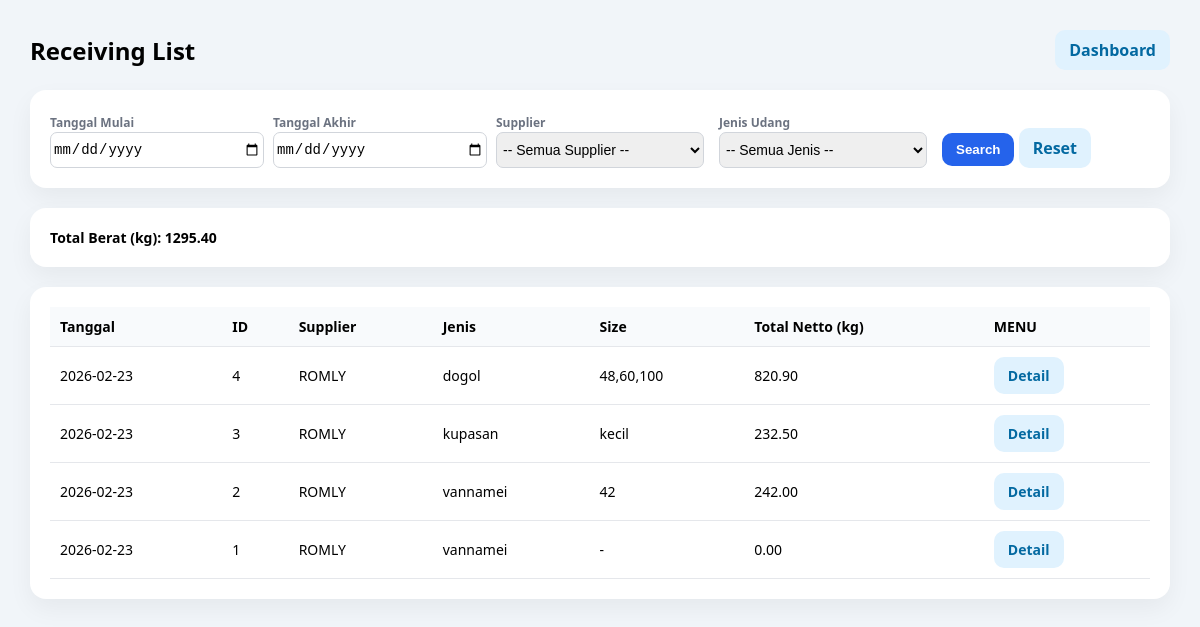
Screenshot of /receiving/list (signed in) with the database file from the repository.
### tables this page shows
CREATE TABLE receiving_header (
            id INTEGER PRIMARY KEY AUTOINCREMENT,
            receiving_no INTEGER NOT NULL UNIQUE,
            tanggal TEXT NOT NULL,
            supplier TEXT NOT NULL,
            jenis TEXT NOT NULL,
            fiber REAL DEFAULT 0,
            created_at TEXT DEFAULT (datetime('now','localtime'))
        );

### receiving/routes.py (the view)
@receiving_bp.get("/list")
def receiving_list():
    if not require_login():
        return redirect(url_for("login"))
    print("SESSION RECEIVING:", dict(session))
    start = (request.args.get("start") or "").strip()
    end = (request.args.get("end") or "").strip()
    supplier_q = (request.args.get("supplier") or "").strip()
    jenis_q = (request.args.get("jenis") or "").strip().lower()  # 🔥 INI
    where = []
    params = []
    if start and end:
        where.append("h.tanggal BETWEEN ? AND ?")
        params.extend([start, end])
    elif start:
        where.append("h.tanggal >= ?")
        params.append(start)
    elif end:
        where.append("h.tanggal <= ?")
        params.append(end)
    if supplier_q:
        where.append("LOWER(h.supplier) LIKE ?")
        params.append(f"%{supplier_q.lower()}%")
    if jenis_q:
        where.append("LOWER(TRIM(h.jenis)) = ?")
        params.append(jenis_q)
    where_sql = ("WHERE " + " AND ".join(where)) if where else ""
    conn = get_conn()
    rows = conn.execute(f"""
        SELECT
            h.id,
            h.tanggal,
            h.supplier,
            h.jenis,
            h.fiber,
            COALESCE(SUM(COALESCE(p.netto, 0)), 0) AS total_netto,
            COUNT(p.id) AS jml_partai,
            CASE
            WHEN LOWER(h.jenis) = 'kupasan'
            THEN GROUP_CONCAT(DISTINCT p.kategori_kupasan)
            ELSE GROUP_CONCAT(DISTINCT COALESCE(p.round_size, p.size))
            END AS size_display
        FROM receiving_header h
        LEFT JOIN receiving_item p ON p.header_id = h.id
        {where_sql}
        GROUP BY h.id
        ORDER BY h.tanggal DESC, h.id DESC

    """, params).fetchall()
    total_berat = sum([(r["total_netto"] or 0) for r in rows])
    conn.close()
    return render_template(
        "receiving/receiving_list.html",
        rows=[dict(r) for r in rows],
        start=start,
        end=end,
        supplier=supplier_q,
        jenis=jenis_q,     # 🔥 PENTING
        total_berat=total_berat
    )

### helpers/auth.py (called while the page is built)
def require_login():
    return session.get("user") is not None

### helpers/db.py (called while the page is built)
def get_conn():
    conn = sqlite3.connect(DB_PATH, timeout=30)
    conn.row_factory = sqlite3.Row
    conn.execute("PRAGMA foreign_keys = ON;")
    conn.execute("PRAGMA journal_mode = WAL;")
    return conn

### templates/receiving/receiving_list.html (shortened to what this page needs)
<!doctype html>
<html lang="id">
<head>
</head>
<body>
<div class="container">
  <div class="header">
    <h2>Receiving List</h2>
    <a class="btn btn-secondary" href="/dashboard">Dashboard</a>
  </div>
  <div class="card">
    <form method="get" action="/receiving/list">
      <div class="form-grid">
        <div>
          <label>Tanggal Mulai</label>
          <input type="date" name="start" value="{{ start or '' }}">
        </div>
        <div>
          <label>Tanggal Akhir</label>
          <input type="date" name="end" value="{{ end or '' }}">
        </div>
        <div>
          <label>Supplier</label>
          <select name="supplier" id="supplier">
            <option value="">-- Semua Supplier --</option>
          </select>
        </div>
        <div>
          <label>Jenis Udang</label>
          <select name="jenis" id="jenis">
            <option value="">-- Semua Jenis --</option>
          </select>
        </div>
        <div>
          <button type="submit" class="btn btn-primary">Search</button>
          <a href="/receiving/list" class="btn btn-secondary">Reset</a>
        </div>
      </div>
    </form>
  </div>
  <div class="card summary">
    Total Berat (kg): {{ "%.2f"|format(total_berat or 0) }}
  </div>
  <div class="card">
    <table>
      <thead>
        <tr>
          <th>Tanggal</th>
          <th>ID</th>
          <th>Supplier</th>
          <th>Jenis</th>
          <th>Size</th>
          <th>Total Netto (kg)</th>
          <th>MENU</th>
        </tr>
      </thead>
      <tbody>
        {% for r in rows %}
        <tr>
          <td>{{ r.tanggal }}</td>
          <td>{{ r.id }}</td>
          <td>{{ r.supplier }}</td>
          <td>{{ r["jenis"] or "-" }}</td>
          <td>{{ r["size_display"] or "-" }}</td>
          <td>{{ "%.2f"|format(r["total_netto"] or 0) }}</td>
          <td>
            <div class="actions">
              <a class="btn btn-secondary" href="/receiving/{{ r.id }}">Detail</a>
            </div>
          </td>
        </tr>
        {% endfor %}
      </tbody>
    </table>
  </div>
</div>
</body>
</html>

### templates/receiving/receiving_list.html (style rules this page uses)
body { font-family: 'Segoe UI', Arial, sans-serif; background: #f1f5f9; margin: 0; padding: 30px; }
.container { max-width: 1200px; margin: auto; }
.header { display:flex; justify-content:space-between; align-items:center; margin-bottom:20px; }
h2 { margin:0; }
.card { background:white; border-radius:16px; padding:20px; box-shadow: 0 10px 25px rgba(0,0,0,0.05); margin-bottom:20px; }
.form-grid { display:grid; grid-template-columns: repeat(auto-fit, minmax(180px,1fr)); gap:15px; align-items:end; }
label { font-size:12px; color:#6b7280; font-weight:600; }
input, select { width:100%; padding:8px 2px; border-radius:7px; border:1px solid #d1d5db; font-size:14px; }
.btn { padding:9px 14px; border-radius:10px; border:none; font-weight:600; cursor:pointer; text-decoration:none; display:inline-block; }
.btn-primary { background:#2563eb; color:white; }
.btn-secondary { background:#e0f2fe; color:#0369a1; }
.summary { font-size:14px; font-weight:600; }
table { width:100%; border-collapse:collapse; }
thead { background:#f8fafc; }
th, td { padding:10px; border-bottom:1px solid #e5e7eb; font-size:14px; }
th { text-align:left; font-weight:600; }
.actions { display:flex; gap:8px; }

### rows the page displays
receiving_header: tanggal "2026-02-23", id "4", supplier "ROMLY", jenis "dogol", r "48,60,100", r "820.90"
receiving_header: tanggal "2026-02-23", id "3", supplier "ROMLY", jenis "kupasan", r "kecil", r "232.50"
receiving_header: tanggal "2026-02-23", id "2", supplier "ROMLY", jenis "vannamei", r "42", r "242.00"
receiving_header: tanggal "2026-02-23", id "1", supplier "ROMLY", jenis "vannamei", r "-", r "0.00"

### other values shown
{{ "%.2f"|format(total_berat or 0) }} "1295.40"
